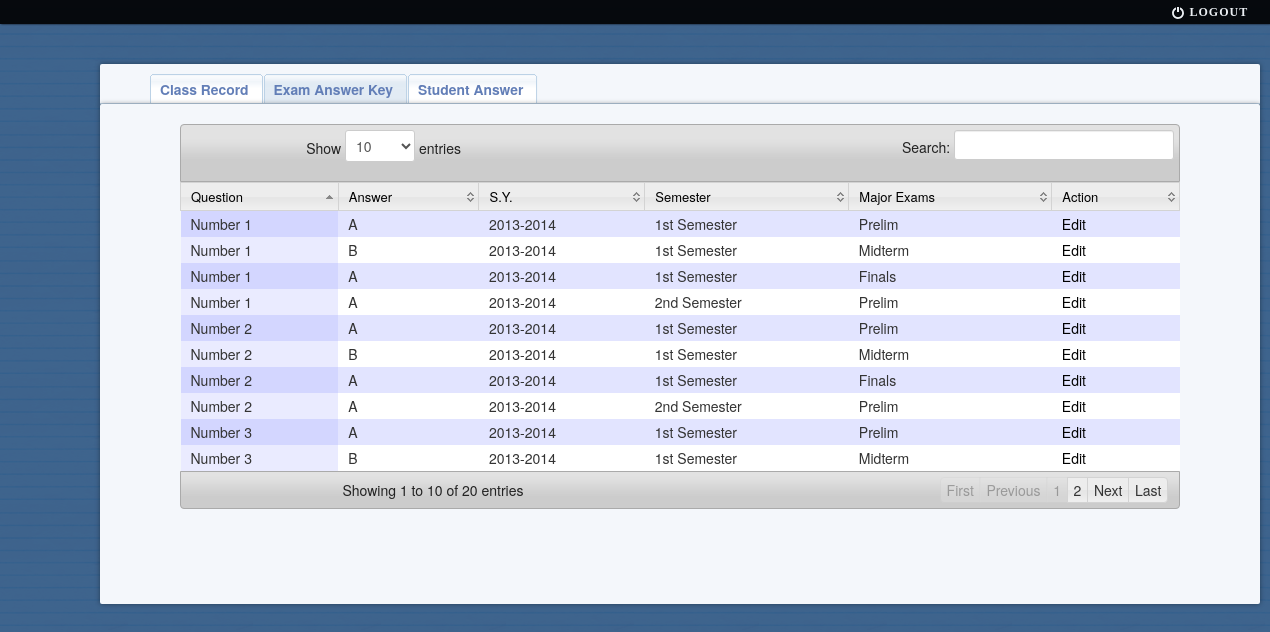
Screenshot of /view-exec.php with the database file from the repository.
### tables this page shows
CREATE TABLE `paper` (
  `id` int(11) NOT NULL AUTO_INCREMENT,
  `idd` int(50) NOT NULL,
  `sy` varchar(30) NOT NULL,
  `sem` varchar(30) NOT NULL,
  `subject` varchar(11) NOT NULL,
  `test_name` varchar(30) NOT NULL,
  `question` varchar(50) NOT NULL,
  `num_ans` varchar(10) NOT NULL,
  `option1` varchar(30) NOT NULL,
  `option2` varchar(30) NOT NULL,
  `option3` varchar(30) NOT NULL,
  `option4` varchar(30) NOT NULL,
  `answer` varchar(30) NOT NULL,
  `points` int(11) NOT NULL,
  PRIMARY KEY (`id`)
);

### view-exec.php (the view, shortened to what this page needs)
<!DOCTYPE html PUBLIC "-//W3C//DTD XHTML 1.0 Strict//EN" "http://www.w3.org/TR/xhtml1/DTD/xhtml1-strict.dtd">
<html xmlns="http://www.w3.org/1999/xhtml">
<head>
    <link href="tabs.css" rel="stylesheet" type="text/css" />
	<link href="css/styles.css" media="screen" rel="stylesheet" type="text/css" />
	<link href="css/style5.css" media="screen" rel="stylesheet" type="text/css" />
	<link href="css/demo.css" media="screen" rel="stylesheet" type="text/css" />
	<link href="css/studentprofile.css" media="screen" rel="stylesheet" type="text/css" />
	<link href="facebox/facebox.css" media="screen" rel="stylesheet" type="text/css" />
	<link href="bootstrap/css/bootstrap.css" media="screen" rel="stylesheet" type="text/css" />
	<link href="bootstrap/css/bootstrap.min.css" media="screen" rel="stylesheet" type="text/css" />
	<link href="bootstrap/css/bootstrap-responsive.css" media="screen" rel="stylesheet" type="text/css" />
	<link href="bootstrap/css/bootstrap-responsive.min.css" media="screen" rel="stylesheet" type="text/css" />
	<link href="bootstrap/js/bootstrap.js" media="screen" rel="stylesheet" type="text/css" />
	<link href="bootstrap/js/bootstrap.min.js" media="screen" rel="stylesheet" type="text/css" />
</head>
<body background="images/blue.png">
<br><br>
   <div class="header">
     <a href="teacher-index.php"><i class="icon-white icon-off"></i> <strong><font color="#FFF" face="Lucida Console">Logout &nbsp;&nbsp;</font></strong></a>
		  </div>
		  <br><br>
                <div id="tabs1" class="leftwing">
                     <ul>
					<li><a href="classrecord.php"><span><b>Class Record</b></span></a></li>
					<li id="current"><a href="answerkey.php"><span><b>Exam Answer Key</b></span></a></li>
					<li><a href="studentanswer.php"><span><b>Student Answer</b></span></a></li>
                     </ul>
		        </div>
				<div class="leftwing">
				<div class="content2	">
				<center>
				<div class="content1">
				<br>
				<div id="dt_example">
				<div id="container">
				<div class="demo_jui">
				<table cellpadding="0" cellspacing="0" border="0" class="display" id="example">
	<thead>
		<tr>
			<th><font color="black"  size="2">Question</th>
			<th><font color="black"  size="2">Answer</th>
			<th><font color="black"  size="2">S.Y.</th>
			<th><font color="black"  size="2">Semester</th>
			<th><font color="black"  size="2">Major Exams</th>
			<th><font color="black"  size="2">Action</th>
		</tr>
	</thead>
	<tbody>
			<?php
	$uid = $_GET['id'];
	$sy=$_POST['sy'];
	$sem=$_POST['sem'];
	$test_name=$_POST['test_name'];
	$qry = ("SELECT * from paper where id like '$uid%' and sy like '$sy%' and sem like '$sem%' and test_name like '$test_name%' ORDER BY id, question, sy, sem, test_name ASC");
	$result = mysql_query($qry);
		while($row = mysql_fetch_array($result)){
				echo '<tr>';
									echo '<td>'.$row['question'].'</td>';
									echo '<td>'.$row['answer'].'</td>';
									echo '<td>'.$row['sy'].'</td>';
									echo '<td>'.$row['sem'].'</td>';
									echo '<td>'.$row['test_name'].'</td>';
						echo '<td>';
									echo'<a rel="facebox" href=editcc.php?id=' .$row['id'] . '>' . '<font color="black">Edit</font>' . '</a>';
								  }
				echo '</td></tr> ';
			?>
	</tbody>
	</div></div></div></div></div></div>

### tabs.css (style rules this page uses)
body { margin:0; padding:0; font: 12px/2.0em Verdana; }
div.leftwing { margin-left: 100px; left: 100px; }
div.content2 { background:#F4F7FB; width: 1160px; height:100%; position: relative; margin-top:37px; -webkit-border-radius:10px; -moz-border-radius:2px; border-radius:2px; -webkit-box-shadow:0 0 1px rgba(0,0,0,0); -moz-box-shadow:0 0 3px rgba(0,4,0,0.4); box-shadow:0 0 5px rgba(0,0,0,0.4); }
div.content1 { background:#F4F7FB; width: 1000px; margin-top:40px; height: 500px; }
#tabs1 { float:left; width:1160px; background:#F4F7FB; font-size:99%; line-height:normal; border-bottom:2px solid #BCD2E6; -webkit-border-radius:10px; -moz-border-radius:2px; border-radius:2px; -webkit-box-shadow:0 0 1px rgba(0,0,0,0); -moz-box-shadow:0 0 3px rgba(0,4,0,0.4); box-shadow:0 0 5px rgba(0,0,0,0.4); }
#tabs1 ul { margin:0; padding:10px 10px 0 50px; list-style:none; }
#tabs1 li { display:inline; margin:0; padding:0; }
#tabs1 a { float:left; background:url("images/tableft1.gif") no-repeat left top; margin:0; padding:0 0 0 4px; text-decoration:none; }
#tabs1 a span { float:left; display:block; background:url("images/tabright1.gif") no-repeat right top; padding:5px 15px 4px 6px; color:#627EB7; }
#tabs1 a span { float:none; }
#tabs1 #current a { background-position:0% -42px; }
#tabs1 #current a span { background-position:100% -42px; }

### css/demo.css (style rules this page uses)
body { color: #333; font-family: 'Oswald', Arial, sans-serif; font-size: 13px; }
a { color: #fff; text-decoration: none; }
.header { font-family:'Arial Narrow', Arial, sans-serif; line-height: 24px; font-size: 11px; background: #000; opacity: 0.9; text-transform: uppercase; z-index: 9999; position: relative; -moz-box-shadow: 1px 0px 2px #000; -webkit-box-shadow: 1px 0px 2px #000; box-shadow: 1px 0px 2px #000; }
.header a { padding: 0px 10px; letter-spacing: 1px; color: #ddd; display: block; float: right; }

### css/studentprofile.css (style rules this page uses)
* { margin: 0; padding: 0; }
div.header { margin-top: -40px; font-family:'Arial Narrow', Arial, sans-serif; line-height: 24px; background: #000; opacity: 0.9; text-transform: uppercase; z-index: 9999; position: relative; -moz-box-shadow: 1px 0px 2px #000; -webkit-box-shadow: 1px 0px 2px #000; box-shadow: 1px 0px 2px #000; font-size: 12px; }

### css/demo_table_jui.css (style rules this page uses)
table.display thead th { padding: 3px 0px 3px 10px; cursor: pointer; * cursor: hand; }
table.display { margin: 0 auto; width: 100%; clear: both; border-collapse: collapse; }
table.display td { padding: 3px 10px; }
tr.odd { background-color: #E2E4FF; }
tr.even { background-color: white; }
tr.odd td.sorting_1 { background-color: #D3D6FF; }
tr.even td.sorting_1 { background-color: #EAEBFF; }

### view-exec.php (style rules this page uses)
a:link { text-decoration: none; }

### rows the page displays
paper: question "Number 1", answer "A", sy "2013-2014", sem "1st Semester", test_name "Prelim"
paper: question "Number 2", answer "A", sy "2013-2014", sem "1st Semester", test_name "Prelim"
paper: question "Number 3", answer "A", sy "2013-2014", sem "1st Semester", test_name "Prelim"
paper: question "Number 1", answer "B", sy "2013-2014", sem "1st Semester", test_name "Midterm"
paper: question "Number 2", answer "B", sy "2013-2014", sem "1st Semester", test_name "Midterm"
paper: question "Number 3", answer "B", sy "2013-2014", sem "1st Semester", test_name "Midterm"
paper: question "Number 1", answer "A", sy "2013-2014", sem "1st Semester", test_name "Finals"
paper: question "Number 2", answer "A", sy "2013-2014", sem "1st Semester", test_name "Finals"
paper: question "Number 1", answer "A", sy "2013-2014", sem "2nd Semester", test_name "Prelim"
paper: question "Number 2", answer "A", sy "2013-2014", sem "2nd Semester", test_name "Prelim"
